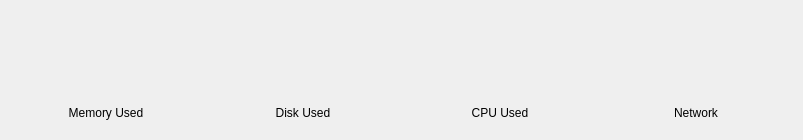
            <widget class="QWidget" name="scrollAreaWidgetContents">
             <property name="geometry">
              <rect>
               <x>0</x>
               <y>0</y>
               <width>803</width>
               <height>138</height>
              </rect>
             </property>
             <layout class="QHBoxLayout" name="horizontalLayout_2">
              <item alignment="Qt::AlignmentFlag::AlignHCenter|Qt::AlignmentFlag::AlignTop">
               <widget class="QWidget" name="widget_6" native="true">
                <layout class="QVBoxLayout" name="verticalLayout_4">
                 <item>
                  <widget class="QCustomRoundProgressBar" name="customRoundProgressBar">
                   <property name="minimumSize">
                    <size>
                     <width>80</width>
                     <height>80</height>
                    </size>
                   </property>
                   <property name="maximumSize">
                    <size>
                     <width>80</width>
                     <height>80</height>
                    </size>
                   </property>
                   <property name="value" stdset="0">
                    <number>65</number>
                   </property>
                   <property name="progressBarWidth" stdset="0">
                    <number>10</number>
                   </property>
                   <property name="progressColor" stdset="0">
                    <color>
                     <red>47</red>
                     <green>162</green>
                     <blue>212</blue>
                    </color>
                   </property>
                  </widget>
                 </item>
                 <item>
                  <widget class="QLabel" name="label_3">
                   <property name="text">
                    <string>Memory Used</string>
                   </property>
                   <property name="alignment">
                    <set>Qt::AlignmentFlag::AlignCenter</set>
                   </property>
                  </widget>
                 </item>
                </layout>
               </widget>
              </item>
              <item alignment="Qt::AlignmentFlag::AlignHCenter|Qt::AlignmentFlag::AlignTop">
               <widget class="QWidget" name="widget_7" native="true">
                <layout class="QVBoxLayout" name="verticalLayout_5">
                 <item>
                  <widget class="QCustomRoundProgressBar" name="customRoundProgressBar_2">
                   <property name="minimumSize">
                    <size>
                     <width>80</width>
                     <height>80</height>
                    </size>
                   </property>
                   <property name="maximumSize">
                    <size>
                     <width>80</width>
                     <height>80</height>
                    </size>
                   </property>
                   <property name="value" stdset="0">
                    <number>50</number>
                   </property>
                   <property name="progressBarWidth" stdset="0">
                    <number>10</number>
                   </property>
                   <property name="progressColor" stdset="0">
                    <color>
                     <red>149</red>
                     <green>172</green>
                     <blue>49</blue>
                    </color>
                   </property>
                  </widget>
                 </item>
                 <item>
                  <widget class="QLabel" name="label_4">
                   <property name="text">
                    <string>Disk Used</string>
                   </property>
                   <property name="alignment">
                    <set>Qt::AlignmentFlag::AlignCenter</set>
                   </property>
                  </widget>
                 </item>
                </layout>
               </widget>
              </item>
              <item alignment="Qt::AlignmentFlag::AlignHCenter|Qt::AlignmentFlag::AlignTop">
               <widget class="QWidget" name="widget_8" native="true">
                <layout class="QVBoxLayout" name="verticalLayout_6">
                 <item>
                  <widget class="QCustomRoundProgressBar" name="customRoundProgressBar_3">
                   <property name="minimumSize">
                    <size>
                     <width>80</width>
                     <height>80</height>
                    </size>
                   </property>
                   <property name="maximumSize">
                    <size>
                     <width>80</width>
                     <height>80</height>
                    </size>
                   </property>
                   <property name="value" stdset="0">
                    <number>25</number>
                   </property>
                   <property name="progressBarWidth" stdset="0">
                    <number>10</number>
                   </property>
                   <property name="progressColor" stdset="0">
                    <color>
                     <red>8</red>
                     <green>212</green>
                     <blue>137</blue>
                    </color>
                   </property>
                  </widget>
                 </item>
                 <item>
                  <widget class="QLabel" name="label_5">
                   <property name="text">
                    <string>CPU Used</string>
                   </property>
                   <property name="alignment">
                    <set>Qt::AlignmentFlag::AlignCenter</set>
                   </property>
                  </widget>
                 </item>
                </layout>
               </widget>
              </item>
              <item alignment="Qt::AlignmentFlag::AlignHCenter|Qt::AlignmentFlag::AlignTop">
               <widget class="QWidget" name="widget_9" native="true">
                <layout class="QVBoxLayout" name="verticalLayout_7">
                 <item>
                  <widget class="QCustomRoundProgressBar" name="customRoundProgressBar_4">
                   <property name="minimumSize">
                    <size>
                     <width>80</width>
                     <height>80</height>
                    </size>
                   </property>
                   <property name="maximumSize">
                    <size>
                     <width>80</width>
                     <height>80</height>
                    </size>
                   </property>
                   <property name="value" stdset="0">
                    <number>75</number>
                   </property>
                   <property name="progressBarWidth" stdset="0">
                    <number>10</number>
                   </property>
                   <property name="progressColor" stdset="0">
                    <color>
                     <red>255</red>
                     <green>150</green>
                     <blue>150</blue>
                    </color>
                   </property>
                  </widget>
                 </item>
                 <item>
                  <widget class="QLabel" name="label_6">
                   <property name="text">
                    <string>Network</string>
                   </property>
                   <property name="alignment">
                    <set>Qt::AlignmentFlag::AlignCenter</set>
                   </property>
                  </widget>
                 </item>
                </layout>
               </widget>
              </item>
             </layout>
            </widget>
